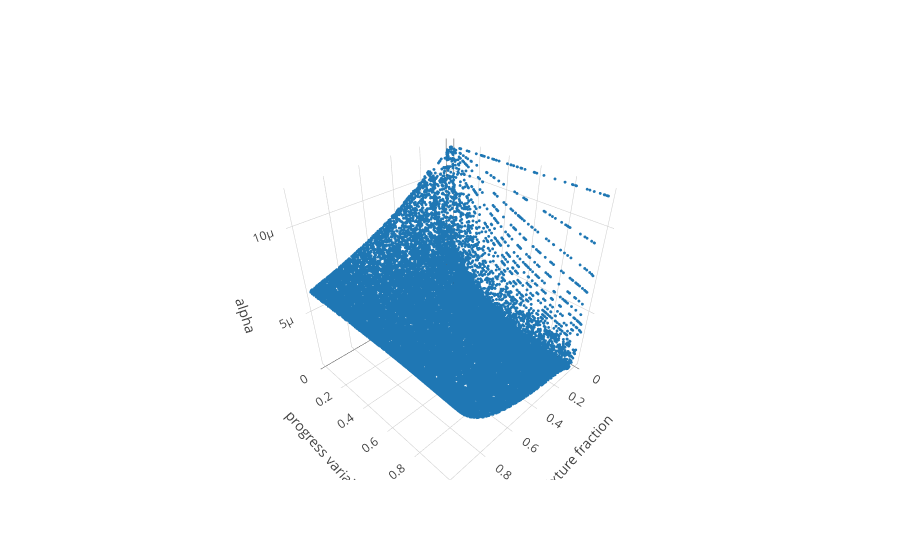

This figure's notebook cell:
### Code cell
# df_s=df.sample(frac=0.02)
df_s=df.loc[df['zeta']==list(set(df['zeta']))[0]].sample(frac=0.1)
sp='alpha'
fig_db = {
    'data': [
         {'x': df_s['f'],
         'y': df_s['pv'],
         'z': df_s[sp],
         'type':'scatter3d', 
        'mode': 'markers',
          'marker':{
              'size':1
          }
         }
        
    ],
    'layout': {
        'scene':{
            'xaxis':{'title':'mixture fraction'},
            'yaxis': {'title': "progress variable"},
            'zaxis': {'title': sp}
                 }
    }
}
pyoff.iplot(fig_db, filename='multiple-scatter')

### Figure 1 — Plotly figure (JSON) as saved in the notebook; plotly's stock layout.template omitted (floating-point values rounded to 4 significant figures; data arrays with more than 128 entries replaced by an {"elided": "..."} marker saying what was removed)
{"data": [{"marker": {"size": 1}, "mode": "markers", "type": "scatter3d", "uid": "65e29758-9d8f-437a-81c6-ecd492313a60", "x": {"elided": "25100 float values"}, "y": {"elided": "25100 float values"}, "z": {"elided": "25100 float values"}}], "layout": {"autosize": true, "scene": {"aspectmode": "auto", "aspectratio": {"x": 1, "y": 1, "z": 1}, "xaxis": {"title": "mixture fraction", "type": "linear"}, "yaxis": {"title": "progress variable", "type": "linear"}, "zaxis": {"title": "alpha", "type": "linear"}}}}
